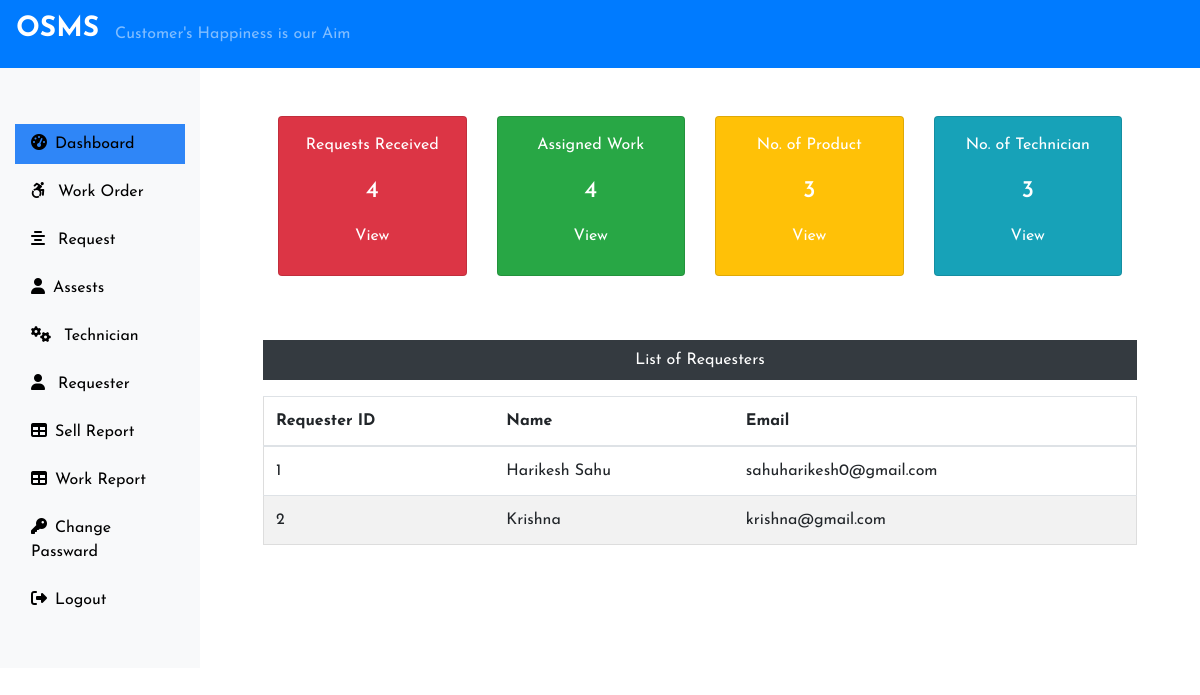
/Admin/dashboard.php (signed in), run on the app's committed database.
### tables this page shows
CREATE TABLE IF NOT EXISTS `user` (
  `uid` int(11) NOT NULL AUTO_INCREMENT,
  `name` varchar(255) NOT NULL,
  `email` varchar(255) NOT NULL,
  `password` varchar(255) NOT NULL,
  PRIMARY KEY (`uid`)
);

### Admin/dashboard.php (the view, shortened to what this page needs)
<?php
 include('../connection.php');
 include('includes/header.php');
$sql1 = "SELECT count(*) FROM `request`";
$result1= $conn->query($sql1);
$row1 = mysqli_fetch_row($result1);
$sql2 = "SELECT count(*) FROM `assign`";
$result2= $conn->query($sql2);
$row2 = mysqli_fetch_row($result2);
$sql3 = "SELECT count(*) FROM `technician`";
$result3= $conn->query($sql3);
$row3 = mysqli_fetch_row($result3);
$sql4 = "SELECT count(*) FROM `assest`";
$result4= $conn->query($sql4);
$row4 = mysqli_fetch_row($result4);
 ?>
    <div class="col-sm-9 col-md-10">
        <div class="row text-center mx-5">
            <div class="col-sm-3 mt-5">
                <div class="card text-white bg-danger mb-3" style="max-width:18rem;">
                    <div class="pt-3">Requests Received</div>
                    <div class="card-body">
                    <h4 class="card-title"><?php echo $row1[0];?></h4>
                    <a href="request.php" class="btn text-white">View</a>
                    </div>
                </div>
            </div>
            <div class="col-sm-3 mt-5">
            <div class="card text-white bg-success mb-3" style="max-width:18rem;">
                    <div class="pt-3">Assigned Work</div>
                    <div class="card-body">
                    <h4 class="card-title"><?php echo $row2[0];?></h4>
                    <a href="workOrder.php" class="btn text-white">View</a>
                    </div>
                </div>
            </div>
            <div class="col-sm-3 mt-5">
            <div class="card text-white bg-warning mb-3" style="max-width:18rem;">
                    <div class="pt-3">No. of Product</div>
                    <div class="card-body">
                    <h4 class="card-title"><?php echo $row4[0];?></h4>
                    <a href="assest.php" class="btn text-white">View</a>
                    </div>
                </div>
            </div>
            <div class="col-sm-3 mt-5">
            <div class="card text-white bg-info mb-3" style="max-width:18rem;">
                    <div class="pt-3">No. of Technician</div>
                    <div class="card-body">
                    <h4 class="card-title"><?php echo $row3[0];?></h4>
                    <a href="technician.php" class="btn text-white">View</a>
                    </div>
                </div>
            </div>
        </div>
        <div class="text-center mx-5 mt-5">
            <p class="bg-dark text-white p-2">List of Requesters</p>
               <?php   $sql = "SELECT * FROM `user`";
                    $result= $conn->query($sql);
                    if($result->num_rows > 0){
                        echo'<table class="table">
                                <thead>
                                <tr>
                                    <th scope="col">Requester ID</th>
                                    <th scope="col">Name</th>
                                    <th scope="col">Email</th>
                                </tr>
                                </thead>
                                <tbody>';
                                    while($row = $result->fetch_assoc()){
                             echo ' <tr>';
                             echo '<td>'.$row['uid'].'</td>';
                             echo '<td>'.$row['name'].'</td>';
                             echo '<td>'.$row['email'].'</td>';
                             echo     '</tr>';
                                    }
                          echo  '</tbody>
                             </table>';
                    }
                    else{
                        echo '0 Result';
                    }
               ?>
        </div>
    </div>
    <?php include('includes/footer.php');?>

### css/styles.css (style rules this page uses)
body { overflow-x: hidden; }
table { border-collapse: collapse; border-spacing: 0; width: 100%; border: 1px solid #ddd; }
th, td { text-align: left; padding: 16px; }
tr:nth-child(even) { background-color: #f2f2f2; }
* { margin: 0; padding: 0; box-sizing: border-box; font-family: 'Josefin Sans', sans-serif; }

### data on the page
user: uid "1", name "Harikesh Sahu", email "sahuharikesh0@gmail.com"
user: uid "2", name "Krishna", email "krishna@gmail.com"

### other printed values
$row1[0] "4"
$row2[0] "4"
$row4[0] "3"
$row3[0] "3"
